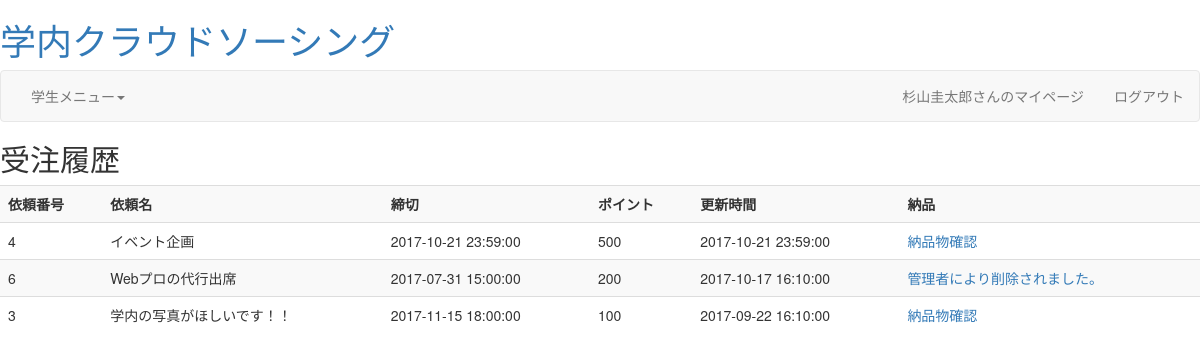
/reclist.php (signed in), run on the app's committed database.
### tables this page shows
CREATE TABLE `tb_request` (
  `requestid` int(11) NOT NULL,
  `rname` varchar(128) NOT NULL,
  `sdate` datetime NOT NULL,
  `edate` datetime NOT NULL,
  `contents` varchar(1000) NOT NULL,
  `point` int(11) NOT NULL,
  `state` int(11) NOT NULL,
  `perficient` int(11) DEFAULT NULL,
  `amethod` int(11) NOT NULL,
  `requserid` varchar(16) NOT NULL,
  `rpoint` int(11) NOT NULL,
  `outsider` varchar(32) DEFAULT NULL,
  `category` int(11) NOT NULL
);

CREATE TABLE `tb_receive` (
  `requestid` int(11) NOT NULL,
  `userid` varchar(32) NOT NULL,
  `dgresult` int(11) DEFAULT NULL,
  `comment` varchar(1000) DEFAULT NULL,
  `fileid` varchar(32) DEFAULT NULL,
  `mime` varchar(32) DEFAULT NULL,
  `optid` int(11) DEFAULT NULL,
  `rday` datetime NOT NULL,
  `eday` datetime DEFAULT NULL,
  `updatetime` timestamp NOT NULL DEFAULT CURRENT_TIMESTAMP ON UPDATE CURRENT_TIMESTAMP
);

### reclist.php (the view, shortened to what this page needs)
<?php
include('page_header.php');
require_once('db_inc.php');
$userid = $_SESSION['userid'];
echo '<h2>受注履歴</h2>';
$where = " where userid='{$userid}'";
$sql = "SELECT req.*, rec.*, rep.kind, rep.reason FROM tb_request req NATURAL JOIN tb_receive rec LEFT JOIN tb_report rep ON req.requestid=rep.requestid " . $where;
$rs = mysql_query($sql, $conn);
$row = mysql_fetch_array($rs);
if(!$row){
	echo '受注履歴がありません。';
}else{
?>
<table class="table table-striped table-hover">
<tr><th>依頼番号</th><th>依頼名</th><th>締切</th><th>ポイント</th>
<th>更新時間</th><th>納品</th><?php if($row['dgresult']==1) echo '<th>ユーザ評価</th>';?></tr>
<?php
while ( $row ) {
	echo '<tr>';
	echo '<td>' . $row['requestid'] . '</td>';
	echo '<td>' . $row['rname'] . '</td>';
	echo '<td>' . $row['edate'] . '</td>';
	echo '<td>' . $row['point']   . '</td>';
	$eday = $row['eday'];
	echo '<td>' . $eday .'</td>';
	if($row['state']==2){
		if(isset($row['comment']) || isset($row['fileid'])){
			$del = 1;
			$disp = "納品物確認";
		}else{
			$del = 0;
			$disp = "納品する";
		}
		echo '<td><a href="dgoods.php?rid=' . $row['requestid'] . '&del='.$del.'">'.$disp.'</a></td>';
	}else if($row['state']==-1){
		$k = array(
		0 => '不適切な単語を有する依頼',
		1 => '悪質なリンク',
		2 => '個人情報の掲載',
		3 => '直接取引が危惧される依頼',
		4 => '公序良俗、法令に反する依頼',
		5 => '依頼になっていない依頼',
		6 => 'その他（下記の違反理由で詳細に）'
		);
		if($row['kind']!=NULL){
			$exp = '違反理由：';
			$exp .= $k[$row['kind']]."\n";
			if(!$row['reason']==''){
				$exp .= '詳細：';
				$exp .= $row['reason'];
			}
		}else{
			$exp = '';
		}
		echo '<td><a href="#" class="exp" title="'.$exp.'" >管理者により削除されました。</a></td>';
	}else{
		echo '<td></td>';
	}
	echo '</tr>';
	$row = mysql_fetch_array($rs);
}
}
?>
</table>
<?php include('page_footer.php');?>

### data on the page
tb_request: tb_receive.requestid "4", rname "イベント企画", edate "2017-10-21 23:59:00", point "500", tb_receive.eday "2017-10-21 23:59:00", tb_receive.comment+fileid "納品物確認"
tb_request: tb_receive.requestid "6", rname "Webプロの代行出席", edate "2017-07-31 15:00:00", point "200", tb_receive.eday "2017-10-17 16:10:00"
tb_receive: requestid "3", requestid.rname "学内の写真がほしいです！！", requestid.edate "2017-11-15 18:00:00", requestid.point "100", eday "2017-09-22 16:10:00", comment "納品物確認"

### other printed values
$s[$i] "学生"
$_SESSION['uname'] "杉山圭太郎"
$label "ログアウト"
